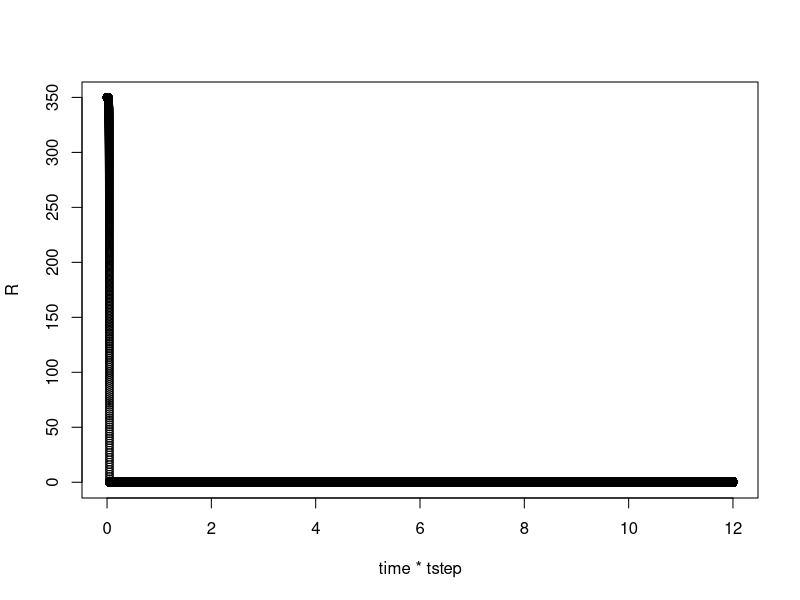
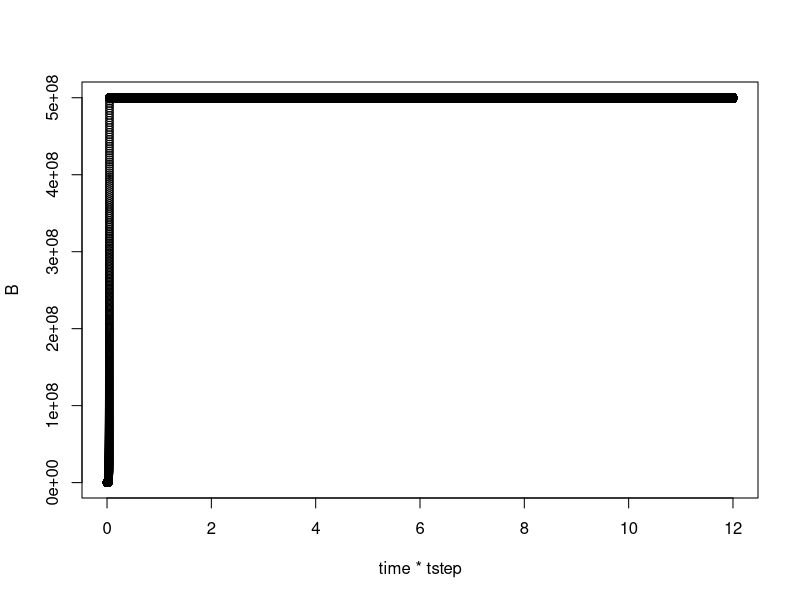

R code for these plots, in order:
# time intervals: a sequence from zero to ten at 0.5 steps
tstep <- 0.005
maxtime <- 12
nrsteps <- (maxtime/tstep)
time <- seq(0, nrsteps, by = tstep)
R0 <- 350
B0 <- 1000
f <- function(R,B){-e*(v*R/(k+R))*B}
g <- function(R,B){(v*R/(k+R)*B)}
v <- 1.4
e <-0.0000007
k <-1
## An empty R vector to store the results
R <-c()
B <-c()
## Store the initial condition in the first position of the vector
R[1] <- R0
B[1] <- B0
# loop over time: approximate the function at each time step
for (i in 1:(length(time)-1)){
  R[i+1]=R[i]+tstep*f(R[i],B[i])
  B[i+1]=B[i]+tstep*g(R[i],B[i])
}
plot(time*tstep, R)
plot(time*tstep, B)